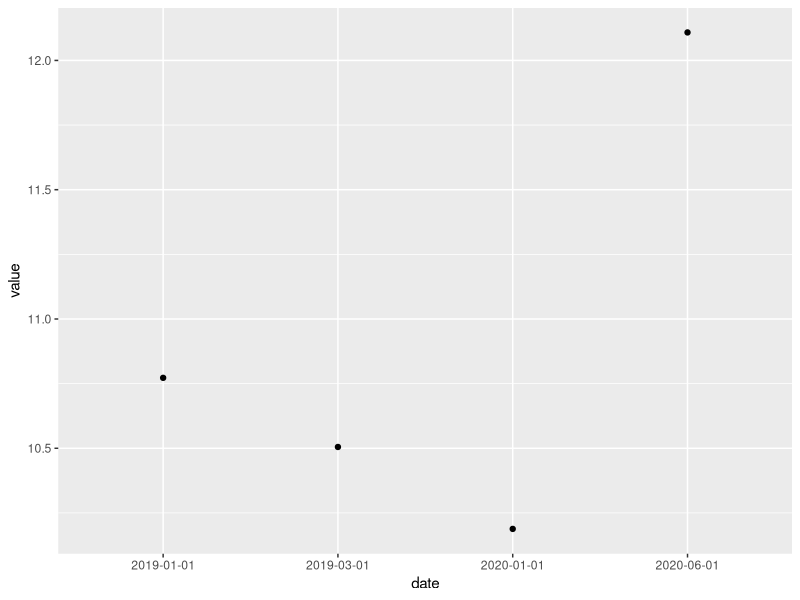
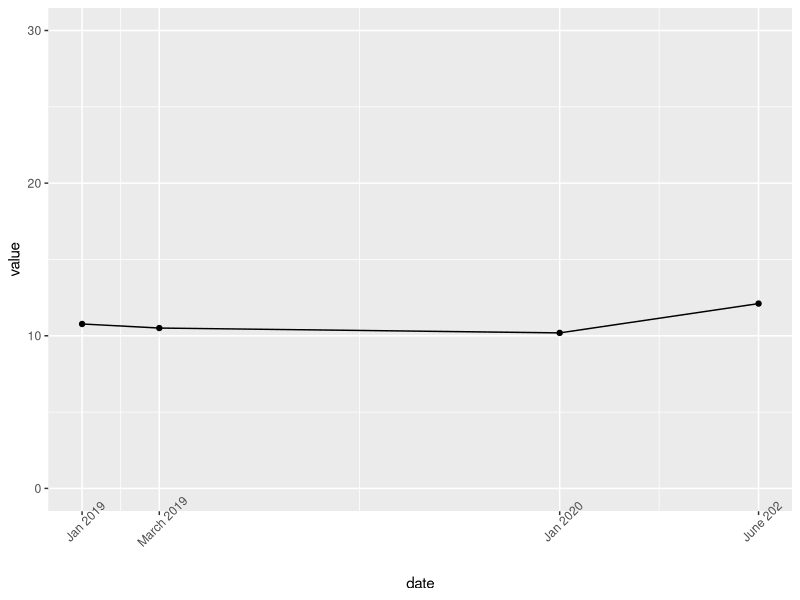

Source code (R) for these figures, in order:
## ---- chunk 1
options(htmltools.dir.version = FALSE)
library(tidyverse)
## ---- chunk 2

df1 <- tibble(age=c(25,29,22),name=c("Justin","Ian","Rosaline"))
df2 <- tibble(age=c(55,30,12),name=c("Hillary","Anna","Luis"))
(df <- bind_rows(df1,df2))
## ---- chunk 3
df1 <- tibble(age1=c(25,29,22),name1=c("Justin","Ian","Rosaline"))
df2 <- tibble(age2=c(55,30,12),name2=c("Hillary","Anna","Luis"))
(df <- bind_rows(df1,df2))
## ---- chunk 4

df1 <- tibble(age=c(25,29,22),name=c("Justin","Ian","Rosaline"))
df2 <- tibble(income=c(55,30,12),name=c("Justin","Ian","Rosaline"))
(df <- bind_cols(df1,df2 |> select(-name)))
## ---- chunk 5
(df <- bind_cols(df1,df2))
## ---- chunk 6
df1;df2
left_join(df1,df2,by="name")
## ---- chunk 7
left_join(df1,df2,by="name")
left_join(df1,df2)
## ---- chunk 8
df1 <- tibble(age=c(25,29,22,23),name=c("Justin","Ian","Rosaline","Jack"))
df2 <- tibble(income=c(55,30,12),name=c("Justin","Ian","Rosaline"))
left_join(df1,df2,by='name')
## ---- chunk 9
inner_join(df1,df2,by='name')
## ---- chunk 10
left_join(df1,df2,by='name')
right_join(df2,df1,by='name')
## ---- chunk 11
full_join(df1,df2,by='name')
## ---- chunk 12
df1 <- tibble(age=c(25,29,22),name=c("Justin","Ian","Rosaline"))
(df2 <- tibble(income=c(55,30,12,33),name=c("Justin","Ian","Rosaline","Justin")))
left_join(df1,df2,by='name')
## ---- chunk 13
df1 <- tibble(age=c(25,29,22),name=c("Justin","Ian","Rosaline"),last=c("Savoie","Smith","Azevedo"))
df2 <- tibble(income=c(55,30,12,33),name=c("Justin","Ian","Rosaline","Justin"),last=c("Savoie","Smith","Azevedo","Gajevic"))
left_join(df1,df2,c("name"="name","last"="last"))
## ---- chunk 14
my_string <- c("Justin Savoie (2019)","Daniel Ortega (2019)", "Natalia Burina (2019)")
str_replace(my_string,"\\(2019\\)","") %>% trimws()
my_string <- c("POL2517-U","POL2517-V","POL2699-S")
str_sub(my_string,4,-1)
str_sub(my_string,4,7)
my_string <- c("Justin Savoie (2019)","Daniel Ortega (2017)", "Natalia Burina (2018)")
str_extract(my_string,"(?<=\\().+?(?=\\))")
str_replace(my_string,"\\((?<=\\().+?(?=\\))\\)","") %>% trimws()
# https://stackoverflow.com/questions/8613237/extract-info-inside-all-parenthesis-in-r
## ---- chunk 15
my_string <- c("justin savoie","micheal Gillet","daniela Smith-jones")
str_to_title(my_string)
str_length(my_string)
str_count(my_string,"j")
## ---- chunk 16
library(lubridate)
today()
now()+60
today()+1
## ---- chunk 17
adate <- "2022-06-01"
ymd(adate)
lubridate::dmy("26-06-19")
adatetime <- "2001-10-10 02:30:30"
ymd_hms(adatetime)

as.numeric(ymd_hms(adatetime))

## ---- chunk 18
(my_data <- tibble(year=c("2022","2023"),
       month=c("6","1"),
       day=c("14","22")))

my_data |>
  mutate(date_string = paste0(year,"-",month,"_",day),
         date=lubridate::as_date(date_string))
## ---- chunk 19
to_plot <- tibble(date=c("2019-01-01","2019-03-01","2020-01-01","2020-06-01"),value=rnorm(4,10,3))
ggplot(to_plot,aes(x=date,y=value)) + geom_point()
## ---- chunk 20
to_plot <- to_plot |> mutate(date=ymd(date))
ggplot(to_plot,aes(x=date,y=value)) + geom_point() + geom_line() +
  scale_x_date(breaks = as_date(c("2019-01-01","2019-03-01","2020-01-01","2020-06-01")),
               labels=c("Jan 2019","March 2019","Jan 2020","June 202")) +
  theme(axis.text.x = element_text(angle=45)) + scale_y_continuous(limits=c(0,30))
